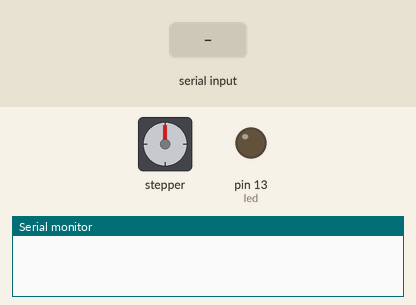
Bench run of a sketch on a simulated Arduino Uno, built with avr-gcc and run on an emulated ATmega328P. Shown: stepper motor, output pins drawn as LEDs (lit = HIGH), the last lines printed to the serial monitor. Wiring (inferred from the names in the program): stepper motor driver (200 steps per turn assumed): step pin 3; direction pin 4. Dashed ring = blinking. Inputs (shaded band) come from the test bench. Pins used as bus, display or sensor lines are not drawn.

Above: at 1.2 s.
1.3 s: "90,45\n" received over Serial
At 2.6 s:
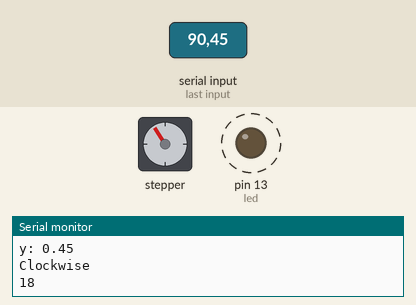
3.8 s: "30,150\n" received over Serial
At 6.5 s:
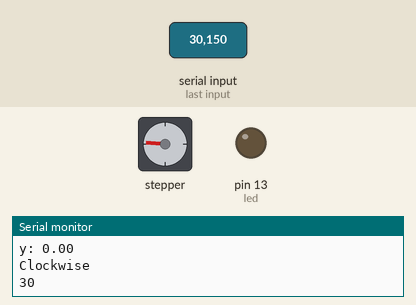
6.8 s: "5\n" received over Serial
At 7.2 s:
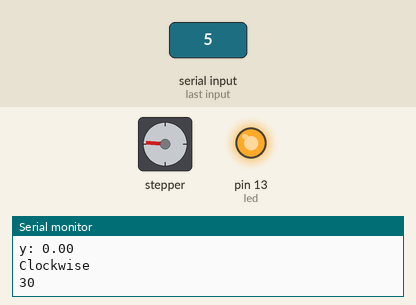
8.8 s: "200\n" received over Serial
At 10.6 s:
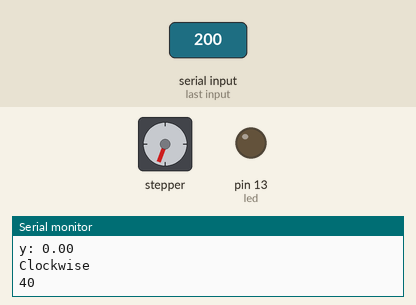
11.8 s: "1,90\n" received over Serial
At 12.2 s:
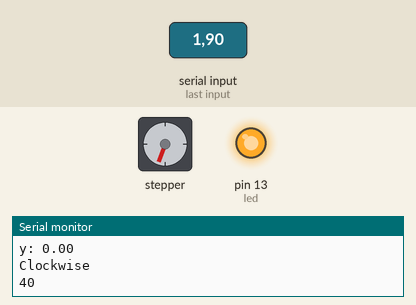
14.3 s: "1,90,45\n" received over Serial
At 16.1 s:
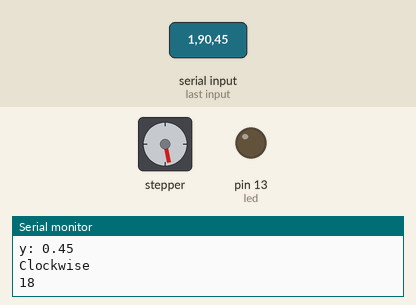
Timing chart, 0 to 17.6 s (numbered marks = the images above; inputs shaded):
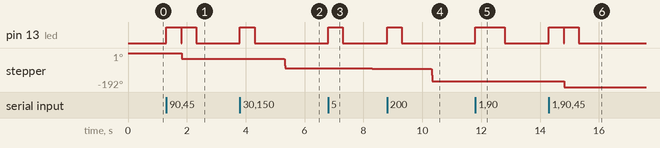

Measured:
- after the input at 1.3 s, pin 13 (led): alternates HIGH for 0.50 s and LOW for 0.02 s, 4 changes in all, then stays LOW, starting at once; stepper: turns 32° counter-clockwise, starting after 0.52 s
- after the input at 3.8 s, pin 13 (led): LOW → HIGH at once, → LOW 0.50 s later; stepper: turns 54° counter-clockwise, starting after 1.5 s
- after the input at 8.8 s, pin 13 (led): LOW → HIGH at once, → LOW 0.50 s later; stepper: turns 72° counter-clockwise, starting after 1.5 s
- after the input at 11.8 s, pin 13 (led): LOW → HIGH at once, → LOW 1.0 s later
- after the input at 14.3 s, pin 13 (led): alternates HIGH for 0.50 s and LOW for 0.02 s, 4 changes in all, then stays LOW, starting at once; stepper: turns 32° counter-clockwise, starting after 0.52 s

The sketch:

arduino_robotic_arm_control_hc-05.ino
```cpp
//Stepper Pins
const int stepPin = 3, dirPin = 4;
int led = 13;  //---------------------------
//Bluetooth Communications Variables
float x, y;
int x_rvd, y_rvd;

void setup() {
  // put your setup code here, to run once:
  Serial.begin(9600);
  pinMode(stepPin, OUTPUT);
  pinMode(dirPin, OUTPUT);

  pinMode(led, OUTPUT);  //---------------------
}

void loop() {
  // put your main code here, to run repeatedly:
  if (Serial.available()) {
    digitalWrite(led, HIGH);
    delay(500);
    digitalWrite(led, LOW);

    bluetooth_comm();
    stepper();
  }
}

void bluetooth_comm() {
  x_rvd = Serial.parseInt();
  x = (float) x_rvd/100;
  Serial.print("x: ");
  Serial.println(x);

  y_rvd = Serial.parseInt();
  y = (float) y_rvd/100;
  Serial.print("y: ");
  Serial.println(y);
}

void stepper() {
  if (x < 0) {
    digitalWrite(dirPin, HIGH);
  Serial.println("Anti-Clockwise");
  } else {
    digitalWrite(dirPin, LOW);
  Serial.println("Clockwise");
  }
  const float mov_in_1_step = 0.05;     // 0.0785
  int x_rvdput = abs(round(x / mov_in_1_step));
  Serial.println(x_rvdput);

  for (int i = 0; i < x_rvdput; i++) {
    digitalWrite(stepPin, HIGH);
    delayMicroseconds(500);
    digitalWrite(stepPin, LOW);
    delayMicroseconds(500);
  }
}
```
